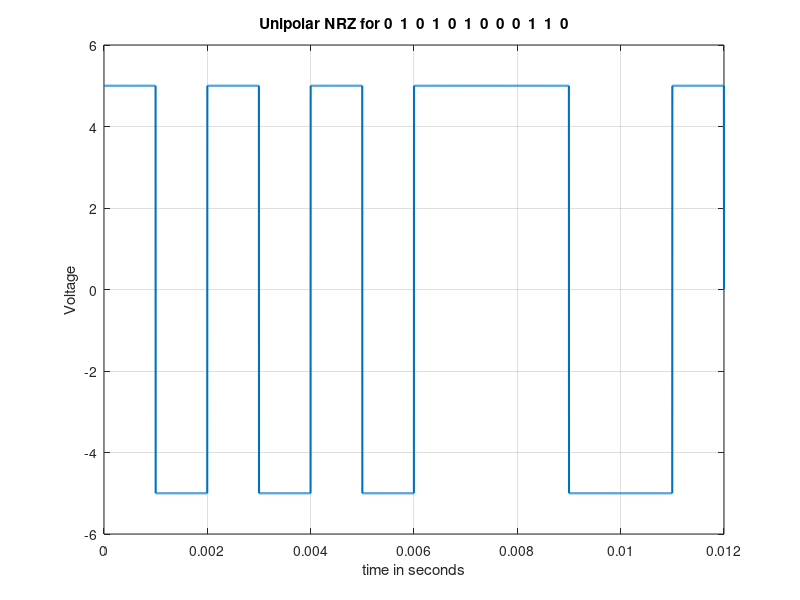

Write MATLAB code to recreate this figure.
clc
clear all
close all
bit_stream = [0 1 0 1 0 1 0 0 0 1 1 0];
no_bits = length(bit_stream);
bit_rate = 1000; 
pulse_per_bit = 1; 
pulse_duration = 1/((pulse_per_bit)*(bit_rate));
no_pulses = no_bits*pulse_per_bit;
samples_per_pulse = 500;
fs = (samples_per_pulse)/(pulse_duration); 
t = 0:1/fs:(no_pulses)*(pulse_duration); 
no_samples = length(t); 
dig_sig = zeros(1,no_samples);
max_voltage = 5;
min_voltage = -5;
for i = 1:no_bits
 if bit_stream(i) == 0
     dig_sig(((i-1)*(samples_per_pulse)+1):i*(samples_per_pulse)) = max_voltage*ones(1,samples_per_pulse);
 else
     dig_sig(((i-1)*(samples_per_pulse)+1):i*(samples_per_pulse)) = min_voltage*ones(1,samples_per_pulse);
 end
end
plot(t,dig_sig,'linewidth',1.5)
grid on
xlabel('time in seconds')
ylabel('Voltage')
ylim([(min_voltage - (max_voltage)*0.2) 
(max_voltage+max_voltage*0.2)])
title(['Unipolar NRZ for ',num2str(bit_stream),''])
